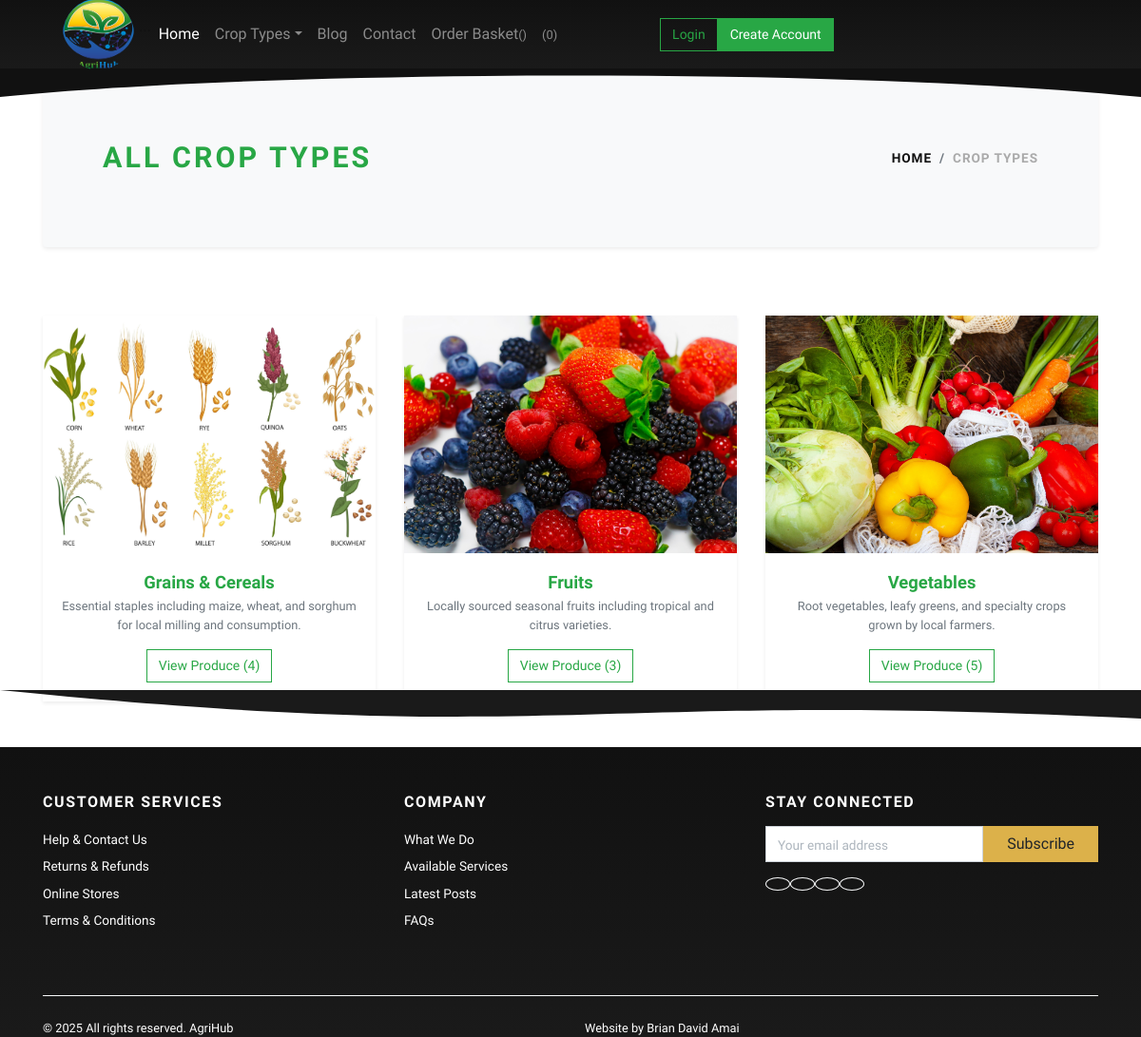
Page /categories/ on the committed database.
### store/models.py (models this page shows, shortened)
class Category(models.Model):
    title = models.CharField(max_length=50, verbose_name="Crop Type Title")
    slug = models.SlugField(max_length=55, verbose_name="Crop Type Slug")
    description = models.TextField(blank=True, verbose_name="Category Description")
    category_image = models.ImageField(upload_to='category', blank=True, null=True, verbose_name="Category Image")
    is_active = models.BooleanField(verbose_name="Is Active?")
    is_featured = models.BooleanField(verbose_name="Is Featured?")
    created_at = models.DateTimeField(auto_now_add=True, verbose_name="Created Date")
    updated_at = models.DateTimeField(auto_now=True, verbose_name="Updated Date")
    class Meta:
        verbose_name_plural = 'Crop Types'
        ordering = ('-created_at',)

### store/views.py (the view)
# urls.py: path('categories/', views.all_categories, name="all-categories"),
def all_categories(request):
    categories = Category.objects.filter(is_active=True)
    context = {'categories': categories}
    return render(request, 'store/all_categories.html', context)

### templates/store/all_categories.html
{% extends 'base.html' %}
{% load static %}
{% block content %}
    <div class="container">
        <section class="py-5 bg-light rounded shadow-sm mb-4">
            <div class="container">
                <div class="row px-4 px-lg-5 py-lg-4 align-items-center">
                    <div class="col-lg-6">
                        <h1 class="h2 text-uppercase mb-0 text-success fw-bold">All Crop Types</h1>
                    </div>
                    <div class="col-lg-6 text-lg-right">
                        <nav aria-label="breadcrumb">
                            <ol class="breadcrumb justify-content-lg-end mb-0 px-0 bg-transparent">
                                <li class="breadcrumb-item"><a href="{% url 'store:home' %}" class="text-dark">Home</a></li>
                                <li class="breadcrumb-item active" aria-current="page">Crop Types</li>
                            </ol>
                        </nav>
                    </div>
                </div>
            </div>
        </section>
        <section class="py-5">
            <div class="row g-4">
                {% if categories %}
                    {% for category in categories %}
                    <div class="col-lg-4 col-md-6">
                        <div class="card border-0 shadow-sm rounded-3 overflow-hidden h-100">
                            <a class="category-item d-block text-center"
                               href="{% url 'store:category-products' category.slug %}">
                                {% if category.category_image %}
                                    <img class="img-fluid" src="{{ category.category_image.url }}"
                                         alt="{{ category.title }}" style="height: 250px; object-fit: cover; width: 100%;">
                                {% else %}
                                    <img class="img-fluid" src="{% static 'img/cat-placeholder.jpg' %}"
                                         alt="{{ category.title }}" style="height: 250px; object-fit: cover; width: 100%;">
                                {% endif %}
                            </a>
                            <div class="card-body text-center">
                                <h5 class="fw-bold mb-0 text-success">{{ category.title }}</h5>
                                <p class="text-muted small mt-1">{{ category.description|default:"Browse all farm produce under this category." }}</p>
                                <a href="{% url 'store:category-products' category.slug %}" class="btn btn-sm btn-outline-success">
                                    View Produce ({{ category.product_set.count }})
                                </a>
                            </div>
                        </div>
                    </div>
                    {% endfor %}
                {% else %}
                    <div class="col-12 text-center py-5">
                        <h4 class="text-muted">No Crop Types have been added yet.</h4>
                        <p>Please log in to the admin panel to add your first categories.</p>
                    </div>
                {% endif %}
            </div>
        </section>
    </div>
{% endblock content %}

### templates/base.html (shortened to what this page needs)
{% load static %}
<!DOCTYPE html>
<html lang="en">
<head>
  <link rel="stylesheet" href="{% static 'vendor/bootstrap/css/bootstrap.min.css' %}">
  <link rel="stylesheet" href="{% static 'vendor/lightbox2/css/lightbox.min.css' %}">
  <link rel="stylesheet" href="{% static 'vendor/nouislider/nouislider.min.css' %}">
  <link rel="stylesheet" href="{% static 'vendor/bootstrap-select/css/bootstrap-select.min.css' %}">
  <link rel="stylesheet" href="{% static 'vendor/owl.carousel2/assets/owl.carousel.min.css' %}">
  <link rel="stylesheet" href="{% static 'vendor/owl.carousel2/assets/owl.theme.default.css' %}">
  <link rel="stylesheet" href="{% static 'css/style.default.css' %}" id="theme-stylesheet">
  <link rel="stylesheet" href="{% static 'css/custom.css' %}">
</head>
<body>
  <div class="page-holder">
    {% include 'navbar.html' %}
    <main>
      {% block content %}{% endblock content %}
    </main>
    {% include 'footer.html' %}
  </div>
</body>
</html>

### templates/navbar.html (shortened to what this page needs)
{% load static %}
<header class="header bg-gradient-dark position-relative">
    <div class="header-wave position-absolute w-100" style="bottom: -30px; left: 0; overflow: hidden; line-height: 0;">
        <svg viewBox="0 0 1200 60" preserveAspectRatio="none" style="display: block; width: 100%; height: 30px;">
            <path d="M0,60 C300,0 900,0 1200,60 L1200,0 L0,0 Z" fill="#111"></path>
        </svg>
    </div>
    <div class="container px-0 px-lg-3 position-relative">
        <nav class="navbar navbar-expand-lg navbar-dark py-3 px-lg-0">
            <a class="navbar-brand logo-anchor-final" href="{% url 'store:home' %}">
                <img src="{% static 'img/agrihub_logo.png' %}"
                     alt="AgriHub Marketplace"
                     style="height: 75px; width: 75px; border-radius: 50px;">
            </a>
          <div>
            <div class="collapse navbar-collapse" id="navbarSupportedContent">
                <ul class="navbar-nav mb-2 mb-lg-0">
{% load static %}
{% load i18n %}
                    <li class="nav-item">
                        <a class="nav-link active" href="{% url 'store:home' %}">Home</a>
                    </li>
                    <li class="nav-item dropdown">
                        <a class="nav-link dropdown-toggle" id="pagesDropdown" href="#" data-bs-toggle="dropdown"
                           aria-haspopup="true" aria-expanded="false">Crop Types</a>
                    </li>
                    <li class="nav-item"><a class="nav-link" href="{% url 'store:blog' %}">Blog</a></li>
                    <li class="nav-item"><a class="nav-link" href="{% url 'store:contact' %}">Contact</a></li>
                    <li class="nav-item">
                        <a class="nav-link" href="{% url 'store:cart' %}">
                            Order Basket<small>({{cart_items.count}})</small>
                        </a>
                    </li>
                    <li class="nav-item">
                        <a class="nav-link" href="{% url 'store:home' %}">
                            <small> (0)</small>
                        </a>
                    </li>
                </ul>
     <div class="ms-auto">
                {% if request.user.is_authenticated %}
                    <ul class="navbar-nav ms-auto mb-2 mb-lg-0">
                        <li class="nav-item dropdown">
                            <a class=" btn nav-link dropdown-toggle" id="accountDropdown"
                               role="button" data-bs-toggle="dropdown" aria-expanded="false">
                                <i class="fas fa-user-alt me-1"></i>My Account
                            </a>
                            <ul class="dropdown-menu mt-2 dropdown-menu-end" aria-labelledby="accountDropdown">
                                <li><a class="dropdown-item" href="{% url 'store:profile' %}">Profile</a></li>
                                <li><a class="dropdown-item" href="{% url 'store:orders' %}">Orders</a></li>
                                <li><a class="dropdown-item" href="{% url 'store:password-change' %}">Change Password</a></li>
                                <li><hr class="dropdown-divider"></li>
                                <li>
                                    <form action="{% url 'store:logout' %}" method="post" style="display: none;" id="logoutForm">
                                    {% csrf_token %}
                                    <input type="submit" value="Log Out" style="display: none;">
                                    </form>
                                    <a class="dropdown-item" href="javascript:document.getElementById('logoutForm').submit()">Log Out</a>
                                </li>
                            </ul>
                        </li>
                    </ul>
                {% else %}
                    <ul class="navbar-nav ms-auto mb-2 mb-lg-0">
                        <li class="nav-item me-2"><a class="btn btn-sm btn-outline-success" href="{% url 'store:login' %}">Login</a></li>
                        <li class="nav-item"><a class="btn btn-sm btn-success" href="{% url 'store:register' %}">Create Account</a></li>
                    </ul>
                {% endif %}
       </div>
            </div>
        </nav>
</div>
</header>

### templates/footer.html (shortened to what this page needs)
<footer class="footer bg-gradient-dark text-white pt-5 position-relative">
  <div class="footer-wave position-absolute w-100" style="top: -60px; left: 0; overflow: hidden; line-height: 0;">
    <svg viewBox="0 0 1200 120" preserveAspectRatio="none" style="display: block; width: 100%; height: 60px;">
      <path d="M0,0 C600,120 600,0 1200,60 L1200,0 L0,0 Z" fill="#1a1a1a"></path>
    </svg>
  </div>
  <div class="container position-relative">
    <div class="row">
      <div class="col-md-4 mb-4">
        <h6 class="text-uppercase mb-3">Customer Services</h6>
        <ul class="list-unstyled">
          <li><a class="footer-link text-white d-block py-1" href="#">Help & Contact Us</a></li>
          <li><a class="footer-link text-white d-block py-1" href="#">Returns & Refunds</a></li>
          <li><a class="footer-link text-white d-block py-1" href="#">Online Stores</a></li>
          <li><a class="footer-link text-white d-block py-1" href="#">Terms & Conditions</a></li>
        </ul>
      </div>
      <div class="col-md-4 mb-4">
        <h6 class="text-uppercase mb-3">Company</h6>
        <ul class="list-unstyled">
          <li><a class="footer-link text-white d-block py-1" href="#">What We Do</a></li>
          <li><a class="footer-link text-white d-block py-1" href="#">Available Services</a></li>
          <li><a class="footer-link text-white d-block py-1" href="#">Latest Posts</a></li>
          <li><a class="footer-link text-white d-block py-1" href="#">FAQs</a></li>
        </ul>
      </div>
      <div class="col-md-4">
        <h6 class="text-uppercase mb-3">Stay Connected</h6>
        <form class="mb-3">
          <div class="input-group">
            <input type="email" class="form-control" placeholder="Your email address" aria-label="Email">
            <button class="btn btn-primary" type="submit">Subscribe</button>
          </div>
        </form>
        <div class="d-flex gap-2">
          <a href="#" class="btn btn-outline-light btn-sm rounded-circle"></a>
          <a href="#" class="btn btn-outline-light btn-sm rounded-circle"></a>
          <a href="#" class="btn btn-outline-light btn-sm rounded-circle"></a>
          <a href="#" class="btn btn-outline-light btn-sm rounded-circle"></a>
        </div>
      </div>
    </div>
    <hr class="border-light my-4">
    <div class="row">
      <div class="col-md-6">
        <p class="small mb-0">&copy; 2025 All rights reserved. AgriHub</p>
      </div>
      <div class="col-md-6 text-md-end">
        <p class="small mb-0">Website by <a class="text-white fw-bold" href="https://www.youtube.com/vijaythapa" target="_blank">Brian David Amai</a></p>
      </div>
    </div>
  </div>
</footer>

### rows in the picture
Category: category_image (picture), title "Grains & Cereals", description "Essential staples including maize, wheat, and sorghum for local milling and consumption.", product_set.count "4"
Category: category_image (picture), title "Fruits", description "Locally sourced seasonal fruits including tropical and citrus varieties.", product_set.count "3"
Category: category_image (picture), title "Vegetables", description "Root vegetables, leafy greens, and specialty crops grown by local farmers.", product_set.count "5"
